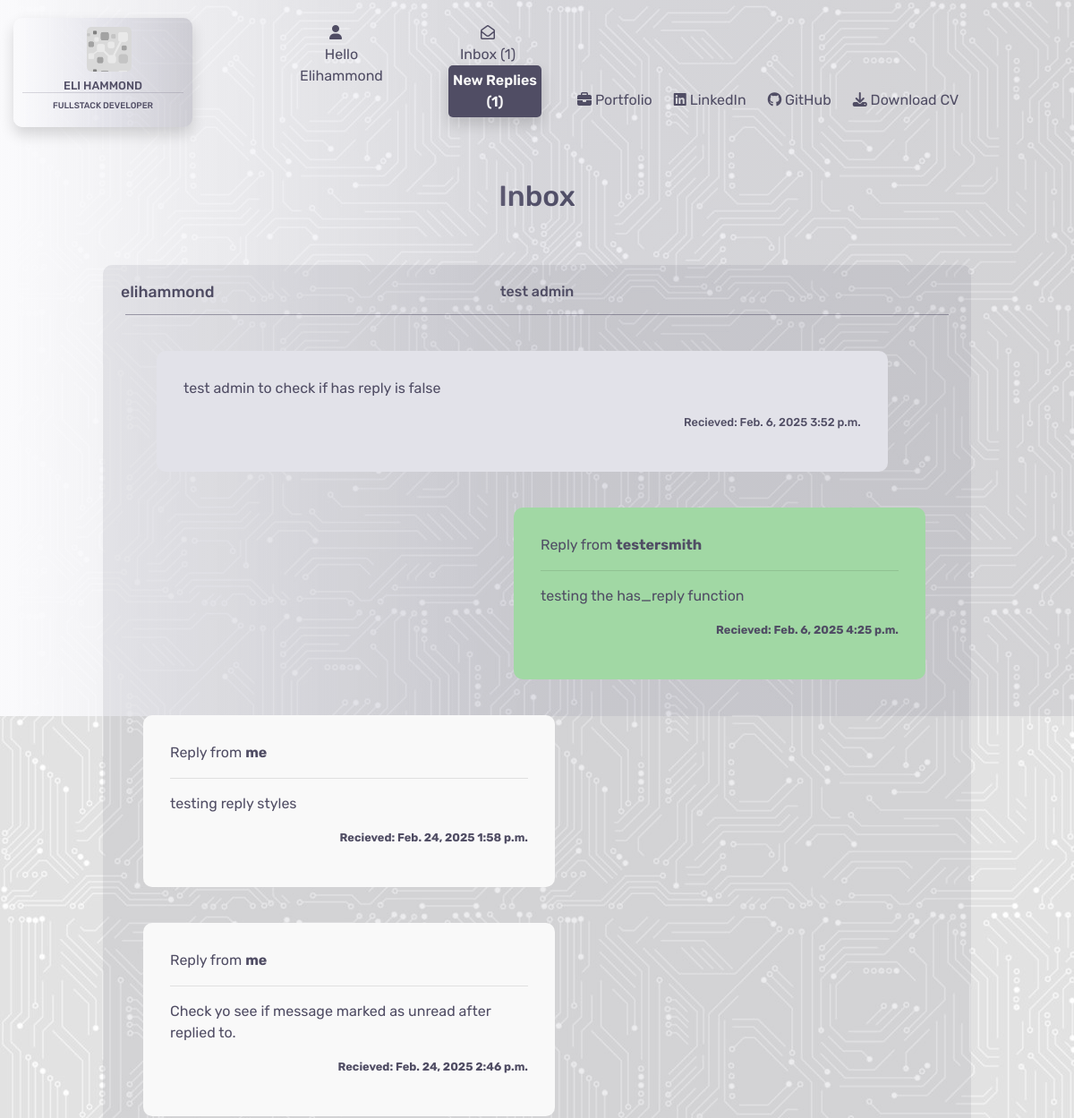
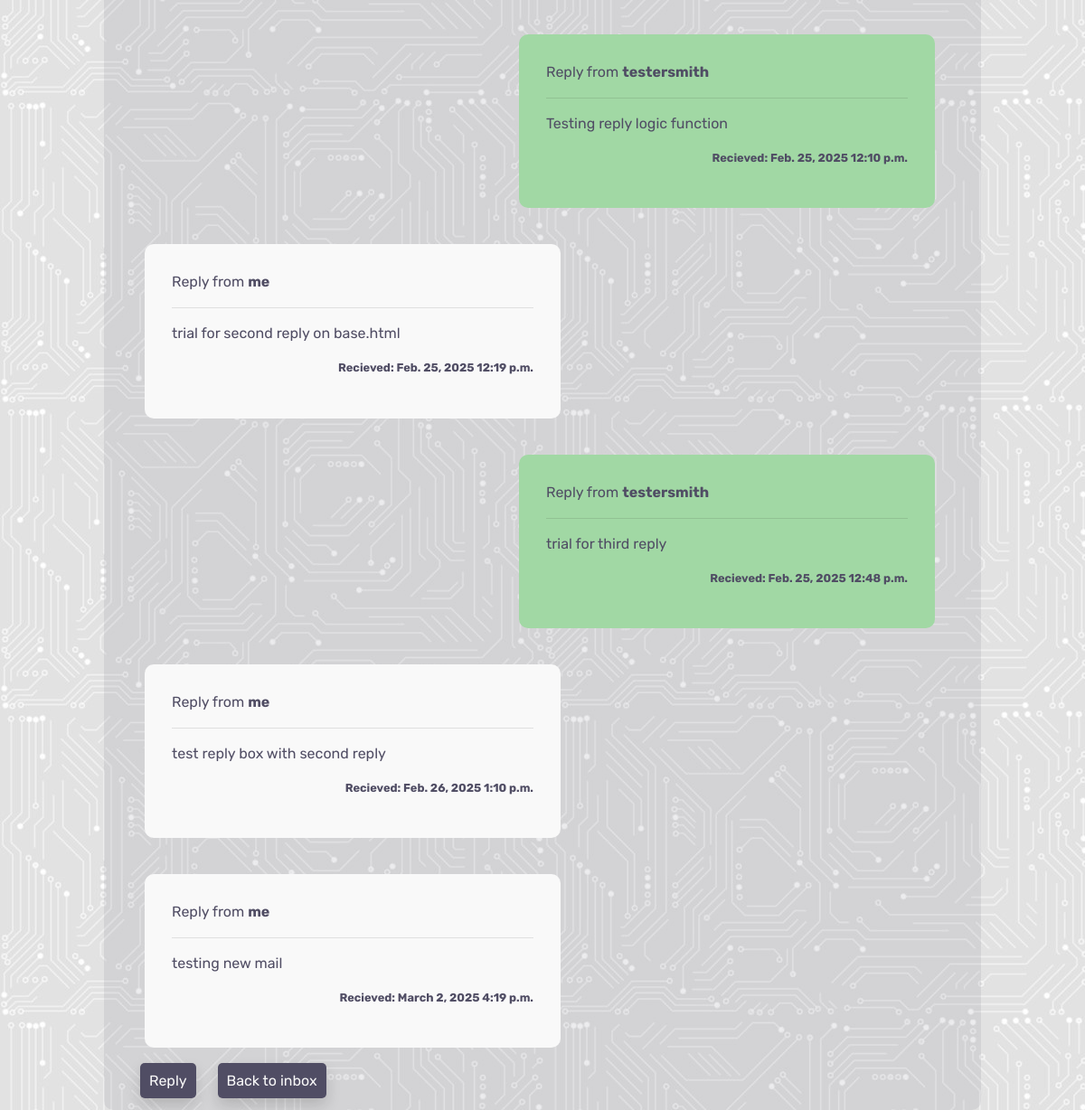
Page /contacts/19 (signed in) on the earlier database version (2 pictures, top to bottom).
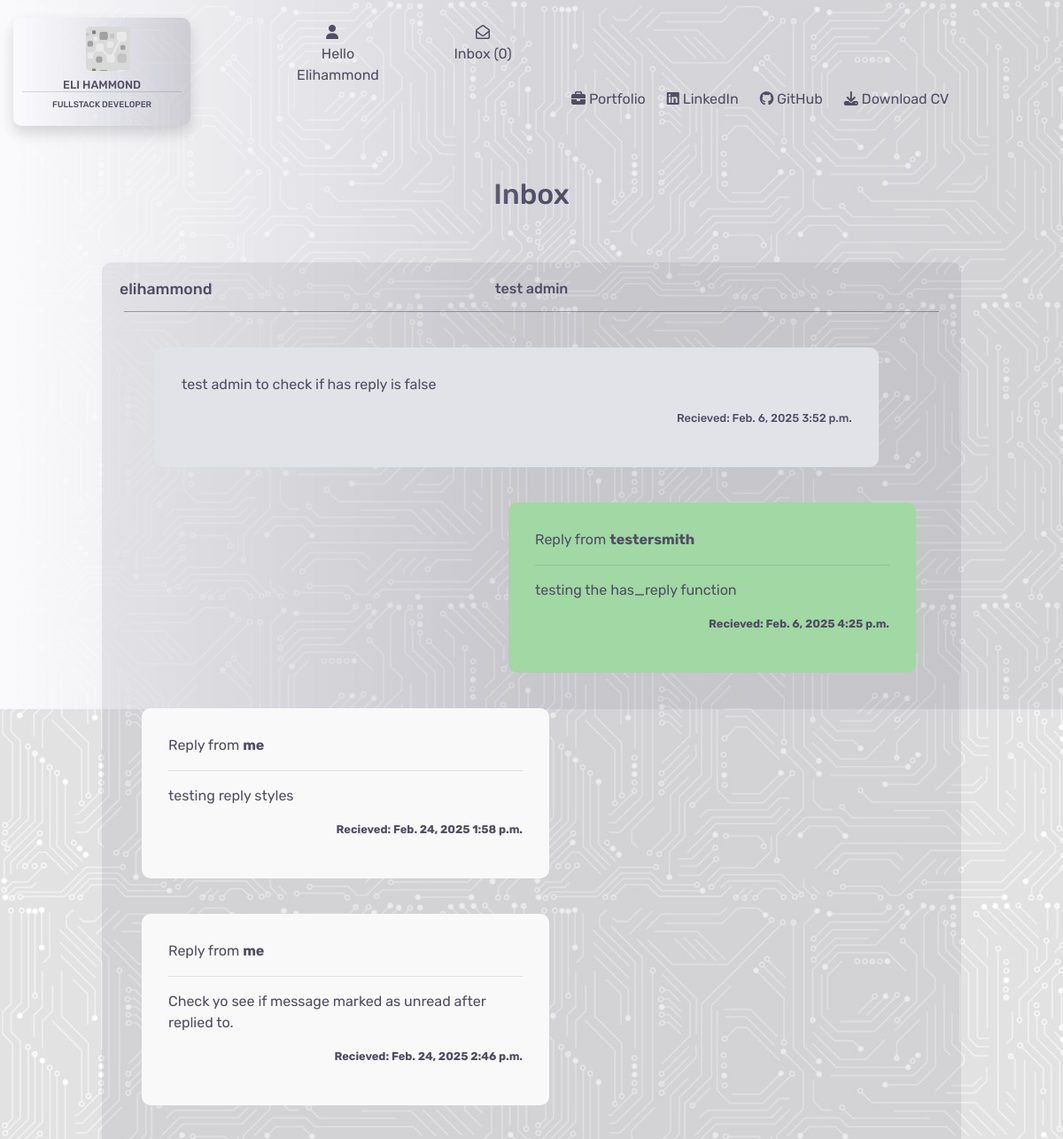
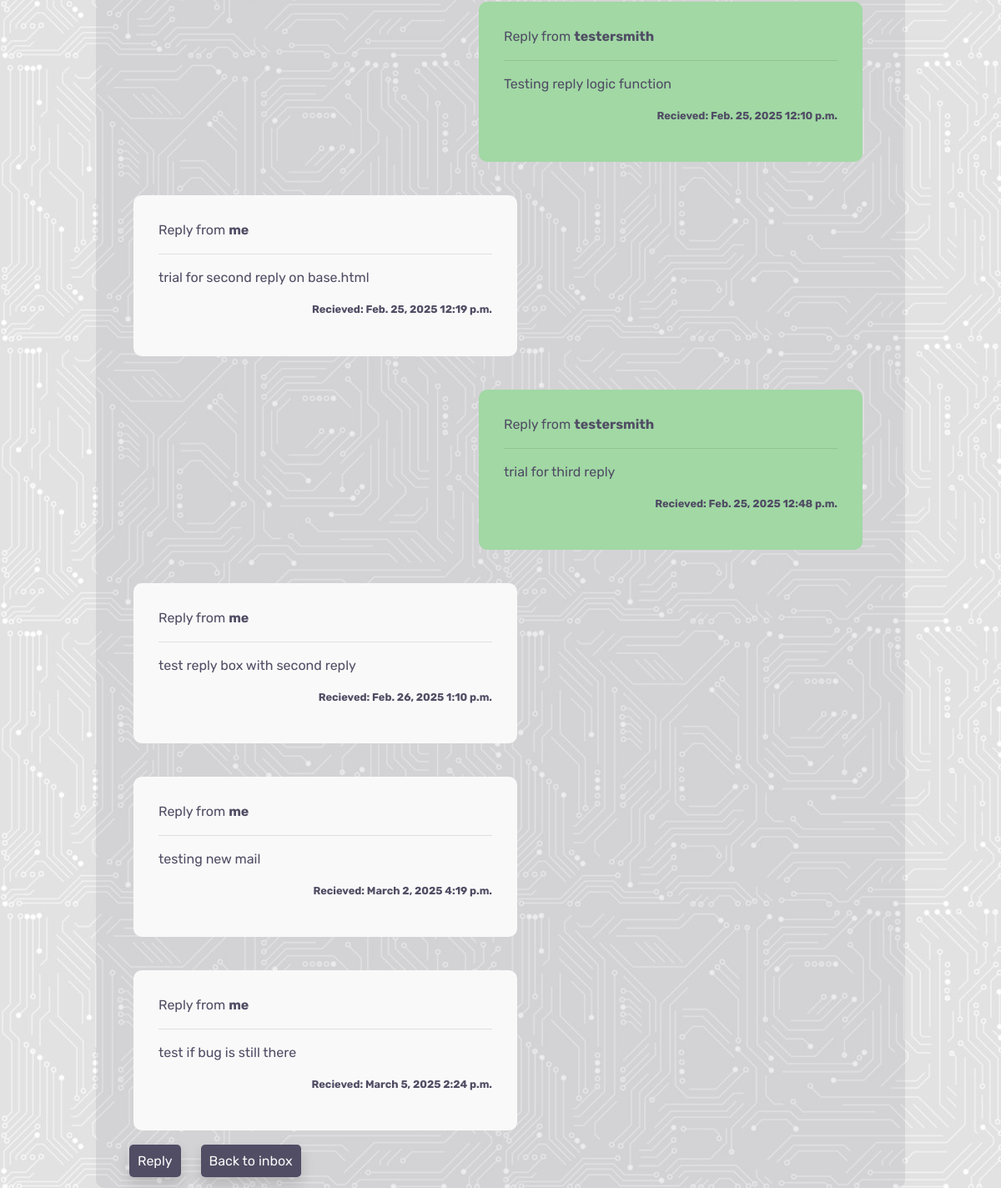
Same page on the later database version (2 pictures, top to bottom).
### contacts/models.py (models this page shows)
class Replied(models.Model):
    class Meta:
        verbose_name_plural = "Replies"
    thread = models.ForeignKey(Contacts, on_delete=models.CASCADE)
    name = models.CharField(max_length=26, null=True, blank=True)
    send_to = models.CharField(max_length=240)
    subject = models.CharField(max_length=52, null=True, blank=True)
    message = models.TextField()
    date = models.DateField(auto_now_add=True)
    time = models.TimeField(auto_now_add=True)
    read = models.BooleanField(default=False)

### contacts/views.py (the view)
# urls.py: path('<int:contact_id>', views.open_message, name='open_message'),
@login_required
def open_message(request, contact_id):
    inbox = Contacts.objects.get(id=contact_id)
    inbox.read = True
    inbox.save()
    if inbox.new_reply is True:
        inbox.new_reply = False
        inbox.save()
    replied = Replied.objects.filter(thread=contact_id)
    template = 'contacts/open_message.html'
    context = {
        'inbox': inbox,
        'replied': replied
    }
    return render(request, template, context)

### contacts/templates/contacts/open_message.html (shortened to what this page needs)
{% extends "base.html" %}
{% load static %}
{% block content %}
<div class="container-fluid">
    <div class="row">
        <div class="col-4"></div>
        <div class="col-4">
            <h2 class="header">Inbox</h2>
        </div>
        <div class="col-4"></div>
    </div>
    <div class="row">
        <div class="col-1">
        </div>
        <div class="col-10">
            <div class="read-message">
                <div class="row">
                    <div class="col-3">
                        <h4 class="inbox-name">{{ inbox.name }}</h4>
                    </div>
                    <div class="col-6">
                        {% if inbox.subject %}
                        <h5 class="inbox-subject">{{ inbox.subject }}</h5>
                        {% else %}
                        <h5 class="inbox-subject">no subject</h5>
                        {% endif %}
                    </div>
                    <div class="col-3">
                    </div>
                </div>
                <div class="row message-row">
                    <div class="col-8 message-display">
                        <div class="top-message">
                            <p>
                                {{ inbox.message }}
                            </p>
                            <p class="inbox-date-time main-message-date-time">
                                Recieved:
                                {{ inbox.date }} {{ inbox.time }}
                            </p>
                        </div>
                    </div>
                    <div class="col-4">
                    </div>
                    {% if replied %}
                        {% for r in replied %}
                        <div class="{% if r.name == user.username %} thread-load {% else %} thread-load2 {% endif %}">
                        {% if r.name == user.username%}
                        <p>Reply from <strong>me</strong></p>
                        {% else %}
                        <p>Reply from <strong>{{ r.name }}</strong></p>
                        {% endif %}
                        <hr>
                        <p>{{ r.message }}</p>
                        <p class="inbox-date-time">
                            <strong>Recieved: {{ r.date }} {{ r.time }}</strong>
                        </p>
                        </div>
                        {% endfor %}
                    {% endif %}
                </div>
                <div class="reply-and-delete-box">
                    <div>
                        <a href="{% url 'reply_message' inbox.id %}" class="reply-message shadow">Reply</a>
                        <a href="{% url 'contacts' %}" class="reply-message shadow">Back to inbox</a>
                    </div>
                </div>
            </div>
        </div>
        <div class="col-1"></div>
    </div>
</div>
{% endblock %}

### templates/base.html (shortened to what this page needs)
{% load static %}
<!DOCTYPE html>
<html lang="en">
<head>
    {% block corecss %}
        <link rel="stylesheet" href="https://stackpath.bootstrapcdn.com/bootstrap/4.4.1/css/bootstrap.min.css">
        <link rel="stylesheet" href="https://cdnjs.cloudflare.com/ajax/libs/font-awesome/6.6.0/css/all.min.css">
        <link rel="stylesheet" href="https://cdnjs.cloudflare.com/ajax/libs/font-awesome/6.6.0/css/all.min.css">
        <link rel="stylesheet" href="{% static 'css/base.css' %}">
    {% endblock %}
</head>
<body>
    <header>
        <nav>
            <div class="container-fluid">
                <div class="row">
                    <div class="col-md-3">
                        <a href="{% url 'home' %}">
                            <div class="logo shadow">
                                <div class="logo-logo"></div>
                                <h5>Eli Hammond</h5>
                                <h6>Fullstack Developer</h6>
                            </div>
                        </a>
                    </div>
                    <div class="col-lg-3 col-md-6">
                        <div class="row">
                            <div class="col-md-6">
                                <div class="dropdown">
                                    <div class="dropbtn">
                                        <div class="icon"><i class="fa-solid fa-user"></i></div>
                                        {% if request.user.is_authenticated %}
                                            <div class="hello">
                                                <span class="d-none d-md-block">Hello</span> {{ user.username|capfirst }}
                                            </div>
                                        {% else %}
                                            Login/Register
                                        {% endif %}
                                    </div>
                                </div>
                            </div>
                            <div class="col-md-6 d-none d-md-block">
                                {% if request.user.is_authenticated %}
                                    <div class="message-box">
                                        <a href="{% url 'contacts' %}">
                                            <div class="icon"><i class="fa-regular fa-envelope-open"></i></div>
                                            Inbox ({{ unread_messages }})
                                            {% if total_reply >= 1 %} <p class="new-reply ml-3 shadow">New Replies ({{ total_reply }})</p>{% endif %}
                                        </a>
                                    </div>
                                {% endif %}
                            </div>
                        </div>
                    </div>
                    <div class="col-lg-6 col-md-3">
                    </div>
                </div>
                <div class="row bottom-header">
                    <div class="col-md-6"></div>
                    <div class="col-md-6 d-none d-lg-block">
                        <ul>
                            <li>
                                <a href="{% url 'portfolio' %}">{% block custom_style %}<i class="fa-solid fa-briefcase"></i> Portfolio{% endblock %}</a>
                            </li>
                            <li>
                                <a href="https://www.linkedin.com/in/elliot-hammond-286739298/" target="_blank"><i class="fa-brands fa-linkedin"></i> LinkedIn</a>
                            </li>
                            <li>
                                <a href="https://github.com/e-h-dev" target="_blank"><i class="fa-brands fa-github"></i> GitHub</a>
                            </li>
                            <li>
                                <a href="/media/CV.pdf" target="_blank"><i class="fa-solid fa-download"></i> Download CV</a>
                            </li>
                        </ul>
                    </div>
                </div>
            </div>
        </nav>
    </header>
    {% block content %}
    {% endblock %}
</body>
</html>

Differences in the rows shown:
added Replied: name "Reply from", message "test if bug is still there", date "March 5, 2025", time "2:24 p.m."
Other differences:
{{ unread_messages }}: "1" → "0"
{{ total_reply }}: "1" → (not shown)
text no longer shown: "New Replies ( )"
